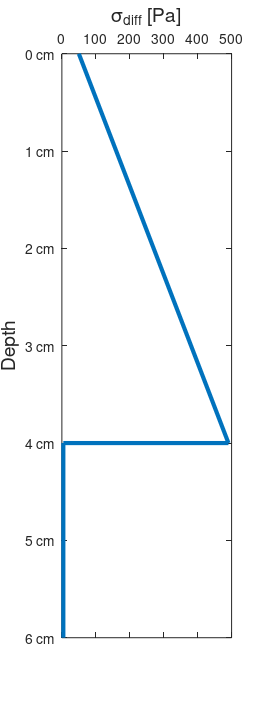

Reproduce this figure in MATLAB. (Note: this script raises an error after producing the figure.)
% script for scaling analogue material properties and natural rock
% materials

clear
close all
clc

yes_diary = 1;

% PHYSICAL PARAMETERS

    g  = 9.81;      % m/s^2
    th = 4;         % runtime in h
    
% BRITTLE PARAMETER

    % model
    rho_b_m = 1560;        % kg/m^3
    C_m     = 50;          % Pa;
    mu_m    = 0.72;        % unitless
    ang_m   = atand(mu_m); % friction angle in degree

    % nature
    rho_b_n = 2700;        % kg/m^3
    C_n     = 50e6;        % Pa, Byerlee, 1978
    mu_n    = 0.6;         % unitless, Byerlee, 1978
    ang_n   = atand(mu_n); % friction angle in degree

% VISCOUS PARAMETER

    % model
    rho_v_m = 1600;        % kg/m^3
    eta_m   = 1e5;         % Pa s
    n_m     = 1.05;        % stress exponent

    % nature
    rho_v_n = 2900;        % kg/m^3
    eta_n   = 5e20;        % Pa s
    
% GEOMETRY

    % model
    h_b_m = 4.0e-2;        % m
    h_v_m = 6e-2-h_b_m;    % m
    v_m   = 10e-3;         % m/h
    v_m_s = v_m/60/60;     % m/s
    
    % nature
    h_b_n   = 15.0e3;      % m
    h_v_n   = 30e3-h_b_n;  % m
     
% SCALING

  % stress Pa
  rho_r    = rho_b_m/rho_b_n;
  g_r      = 1;
  h_r      = h_b_m/h_b_n;
  
  stress_m = rho_b_m * g * h_b_m;
  stress_r = rho_r * g_r * h_r;
  stress_n = stress_m/stress_r;
 
  % strain rate 1/s
  eta_r = eta_m/eta_n;
  
  strain_rate_m = v_m_s/(h_b_m+h_v_m);
  strain_rate_r = stress_r/eta_r;
  strain_rate_n = strain_rate_m/strain_rate_r;
  
  % time s
  t_m = th*60*60;
  t_r = 1/strain_rate_r;
  t_n = t_m/t_r;
  
  % velocity m/s
  
  v_r   = strain_rate_r*h_r;
  v_n   = v_m_s/v_r;
  
  % DYNAMIC SIMILARITY
  %  Smoluchowski number for brittle similarity
  sm = (rho_b_m*g*h_b_m)/(C_m+mu_m*rho_b_m*g*h_b_m);
  sn = (rho_b_n*g*h_b_n)/(C_n+mu_n*rho_b_n*g*h_b_n);
  
  % Ramberg number for viscous similarity
  rm = (rho_v_m*g*h_v_m^2)/(eta_m*v_m_s);
  rn = (rho_v_n*g*h_v_n^2)/(eta_n*v_n);
  
  % Reynold number for ratios between inertial forces and viscous forces
  rem = (rho_v_m*v_m_s*h_v_m)/eta_m;
  ren = (rho_v_n*v_n*h_v_n)/eta_n;
  
  % STRENGTH
  
%   % After Zwaan et al. 2019
%   % --------------------------------------------------------------------- %
%   strength_bm = rho_b_m * g * h_b_m^2 * sind(ang_m) + 2*C_m * h_b_m * cosd(ang_m);
%   strength_vm = 4 * eta_m * 1/2*v_m_s * h_v_m / 0.15;

%   % After Brun 2002
%   % --------------------------------------------------------------------- %
%   profile_bm = 2/3 * rho_b_m * g * h_b_m;
%   profile_vm = 1 * eta_m * strain_rate_m;
%   
%   % integrate over layer thickness
%   strength_bm = 1/3 * rho_b_m * g * h_b_m^2;
%   strength_vm = eta_m * strain_rate_m * h_v_m;
  
  % After Cruden
  % --------------------------------------------------------------------- %
  profile_bm = C_m + mu_m * rho_b_m * g * h_b_m;
  profile_vm = (eta_m * strain_rate_m)^(1/n_m);
  
  % integrate over layer thickness
  strength_bm = (C_m * h_b_m) + (1/2 * mu_m * rho_b_m * g * h_b_m^2);
  strength_vm = (eta_m * strain_rate_m)^(1/n_m) * h_v_m;
  
  strength_ratio = round(strength_bm/strength_vm);
  
  
  zm = [0 -h_b_m -h_b_m -(h_b_m+h_v_m)];
  xm = [C_m profile_bm profile_vm profile_vm];
  
  % PLOT
  figure(1)
  clf
  set(gcf,'Units','Normalized','Position',[.2 .2 .2 .7],'PaperPositionMode','auto')

  plot(xm,zm,'-','LineWidth',3)
  hold on
  
  xlabel('\sigma_{diff} [Pa]','FontSize',14)
  ylabel('Depth','FontSize',14)
  yticks(-0.06:0.01:0)
  yticklabels({'6 cm','5 cm','4 cm','3 cm','2 cm','1 cm','0 cm'})
  set(gca,'xaxisLocation','top')
  hAx=gca;
  hAx.LineWidth=2.5;
  hAx.FontSize = 14;
  
  print('-depsc','-r300','-noui',['Brittle thickness_',num2str(1e2*h_b_m),'cm.eps'])
%   print('-depsc','-r300','-noui','3_1_reference.eps')
  
  % PRINT
  if yes_diary
      diary(['Brittle thickness_',num2str(1e2*h_b_m),'cm.log'])
  end
  
  fprintf(['VALUES FOR SAND THICKNESS OF ', num2str(1e2*h_b_m),'cm'])
  fprintf('\n\n')
  fprintf('SCALING RATIOS\n')
  fprintf('================================ \n \n')
  fprintf('stress scaling :%1.E\n\n',stress_r)
  fprintf('strain rate scaling :%1.E\n\n',strain_rate_r)
  fprintf('time scaling :%1.E\n\n',t_r)
  fprintf('velocity scaling :%1.E\n\n\n',v_r)
  
  fprintf('MODEL VALUES ~ VALUES IN NATURE\n')
  fprintf('================================ \n \n')
  fprintf('1 hour ~ %.2f Ma\n\n',t_n/60/60/24/365/1e6/th)
  fprintf('1 cm ~ %.2f km\n\n',1e-2/h_r*1e-3)
  fprintf([num2str(v_m*1e3), 'mm/h ~ %1.f mm/a\n\n'],1e3*v_n*60*60*24*365)
  fprintf([num2str(strain_rate_m,'%1.E'), ' 1/s ~ ',num2str(strain_rate_n,'%1.E'),' 1/s'])
  fprintf('\n\n\n')
  
  fprintf('DYNAMIC SIMILARITIES\n')
  fprintf('================================ \n \n')
  fprintf('Smoluchowski number S_m\n\n')
  fprintf(['Model: ', num2str(sm,'%1.f'),'      Nature: ', num2str(sn,'%1.f')])
  fprintf('\n\n')
  fprintf('Ramberg number R_m\n\n')
  fprintf(['Model: ', num2str(rm,'%1.f'),'      Nature: ', num2str(rn,'%1.f')])
  fprintf('\n\n')
  fprintf('Reynold number R_e\n\n')
  fprintf(['Model: ', num2str(rem,'%1.E'),'      Nature: ', num2str(ren,'%1.e')])
  fprintf('\n\n\n')
  
  fprintf('STRENGTH RATIO MODELS\n')
  fprintf('================================ \n \n')
  fprintf(['brittle strength: ', num2str(strength_bm, '%1.1f'), '\n\n'])
  fprintf(['viscous strength: ', num2str(strength_vm, '%1.1f'), '\n\n'])
  fprintf(['ratio: ', num2str(strength_ratio, '%1.f'), '\n\n'])
  
  if yes_diary
      diary off
  end
  
